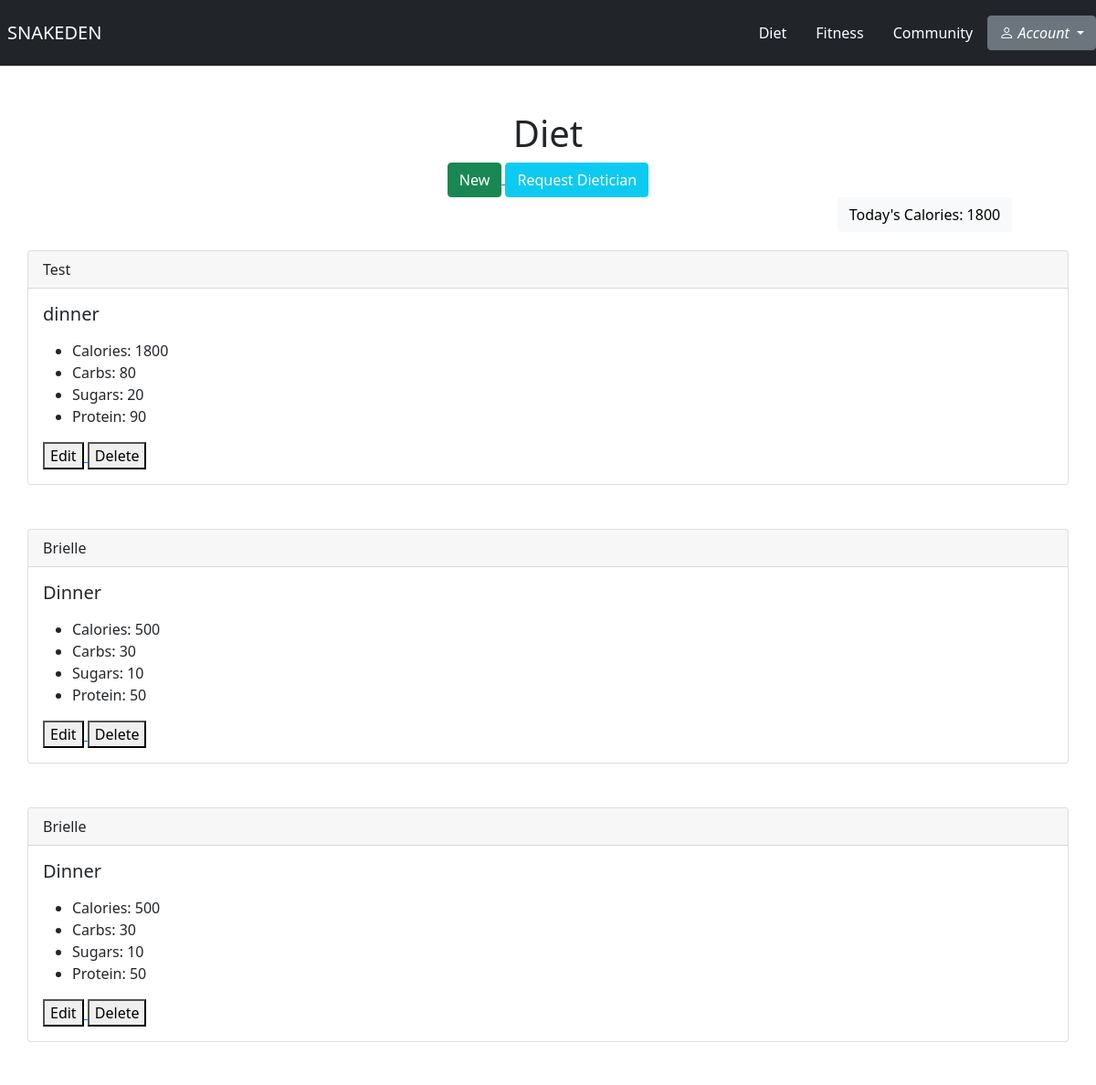
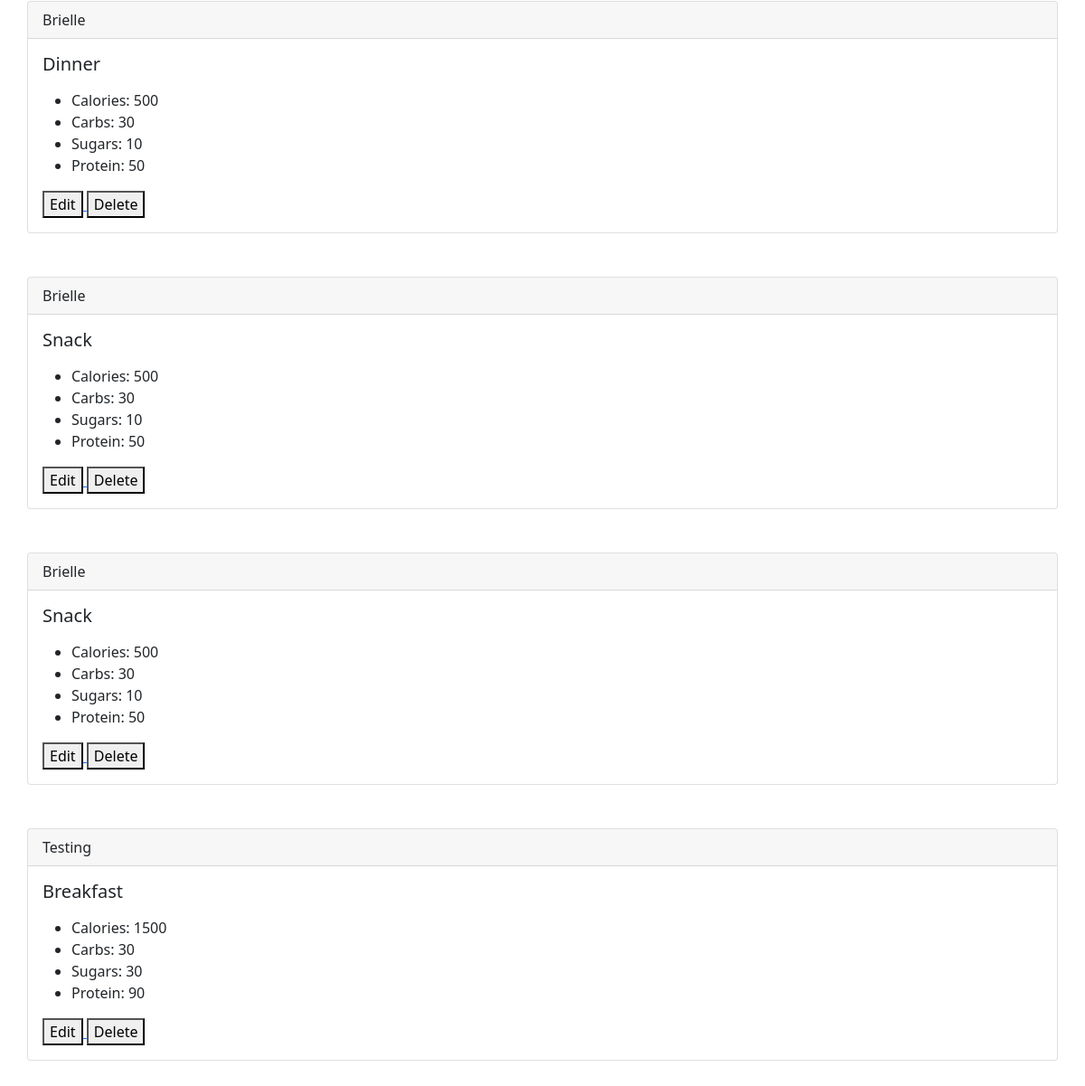
The app's page /diet/, older data (2 pictures, top to bottom).
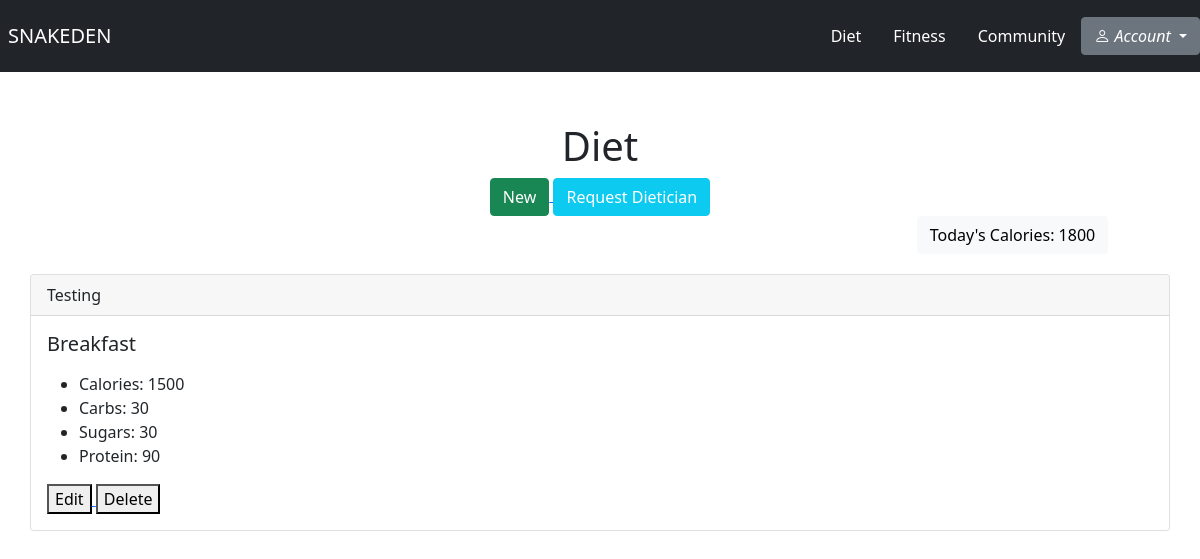
The same page, newer data.
### diet/models.py (models this page shows)
class Meal(models.Model):
    MEAL_TYPES = [
        ('breakfast', 'Breakfast'),
        ('lunch', 'Lunch'),
        ('dinner', 'Dinner'),
        ('snack', 'Snack'),
    ]
    meal_name = models.CharField(max_length=100)
    meal_type = models.CharField(max_length=50, choices=MEAL_TYPES)
    calories = models.IntegerField()
    carbs = models.IntegerField()
    sugars = models.IntegerField()
    protein = models.IntegerField()
    user = models.ForeignKey(User, on_delete=models.CASCADE)

### diet/views.py (the view)
# urls.py: path('', views.diet_home, name="diet_home"),
def diet_home(request):
    meal = Meal.objects.all()
    return render(request, 'diet/diet_home.html', {'meal': meal})

### diet/templates/diet/diet_home.html
{% extends 'base.html' %}
{% block body %}
    <h1 style="text-align: center; margin-top: 50px">Diet</h1>
    <div class="container p-0">
        <div class="row pb-1">
            <div class="col-md-12 text-center h6">
                <a href="{% url 'meal_form' %}">
                    <button class="btn btn-success" type="submit" style="margin-left: 0">New</button>
                </a>
                <a href="{% url 'request_dietician' %}">
                    <button class="btn btn-info" type="submit" style="color: white">Request Dietician</button>
                </a>
                <h6 class="btn btn-light" style="margin-left: 825px">Today's Calories: 1800</h6>
            </div>
        </div>
        {% for meal in meal %}
            <div class="card">
              <div class="card-header">
                {{ meal.meal_name }}
              </div>
              <div class="card-body">
                <h5 class="card-title">{{ meal.meal_type }}</h5>
                <p class="card-text">
                  <ul>
                    <li>Calories: {{ meal.calories }}</li>
                    <li>Carbs: {{ meal.carbs }}</li>
                    <li>Sugars: {{ meal.sugars }}</li>
                    <li>Protein: {{ meal.protein }}</li>
                  </ul>
                </p>
                  <a href="{% url 'edit_meal' meal.id %}">
                      <button>Edit</button>
                  </a>
                  <a href="{% url 'delete_meal' meal.id %}">
                      <button>Delete</button>
                  </a>
              </div>
            </div>
        <br><br>
    {% endfor %}
</div>
{% endblock %}

### templates/base.html (shortened to what this page needs)
{% load static %}
<!doctype html>
<html lang="en">
<head>
    <link rel="stylesheet" href="{% static 'style.css' %}">
    <link rel="stylesheet" href="https://cdn.jsdelivr.net/npm/bootstrap-icons@1.9.1/font/bootstrap-icons.css">
    <link href="https://cdn.jsdelivr.net/npm/bootstrap@5.1.3/dist/css/bootstrap.min.css" rel="stylesheet">
</head>
<body>
    <nav class="navbar navbar-dark bg-dark">
        <a href="{% url 'index'%} " class="navbar-brand px-2">SNAKEDEN</a>
        <div class="navbar">
            <a href="{% url 'diet_home' %}" class="nav-item nav-link">Diet</a>
            <a href="{% url 'fitness_home' %}" class="nav-item nav-link">Fitness</a>
            <a href="{% url 'community_home' %}" class="nav-item nav-link">Community</a>
            <div class="dropdown">
                <button class="btn btn-secondary dropdown-toggle" type="button" id="dropdownMenuButton" data-bs-toggle='dropdown' aria-haspopup="true" aria-expanded="false">
                    <i class="bi bi-person" style="color: white;"> Account </i>
                </button>
            </div>
        </div>
    </nav>
    {% block body %}
    {% endblock %}
</body>
</html>

### static/style.css (style rules this page uses)
.nav-link, .navbar-brand { color: white !important; }

Row changes from the older to the newer data that the page shows:
removed Meal: meal_name "Test", meal_type "dinner", calories "1800", carbs "80", sugars "20", protein "90"
removed Meal: meal_name "Brielle", meal_type "Dinner", calories "500", carbs "30", sugars "10", protein "50"
removed Meal: meal_name "Brielle", meal_type "Dinner", calories "500", carbs "30", sugars "10", protein "50"
removed Meal: meal_name "Brielle", meal_type "Dinner", calories "500", carbs "30", sugars "10", protein "50"
removed Meal: meal_name "Brielle", meal_type "Snack", calories "500", carbs "30", sugars "10", protein "50"
removed Meal: meal_name "Brielle", meal_type "Snack", calories "500", carbs "30", sugars "10", protein "50"
